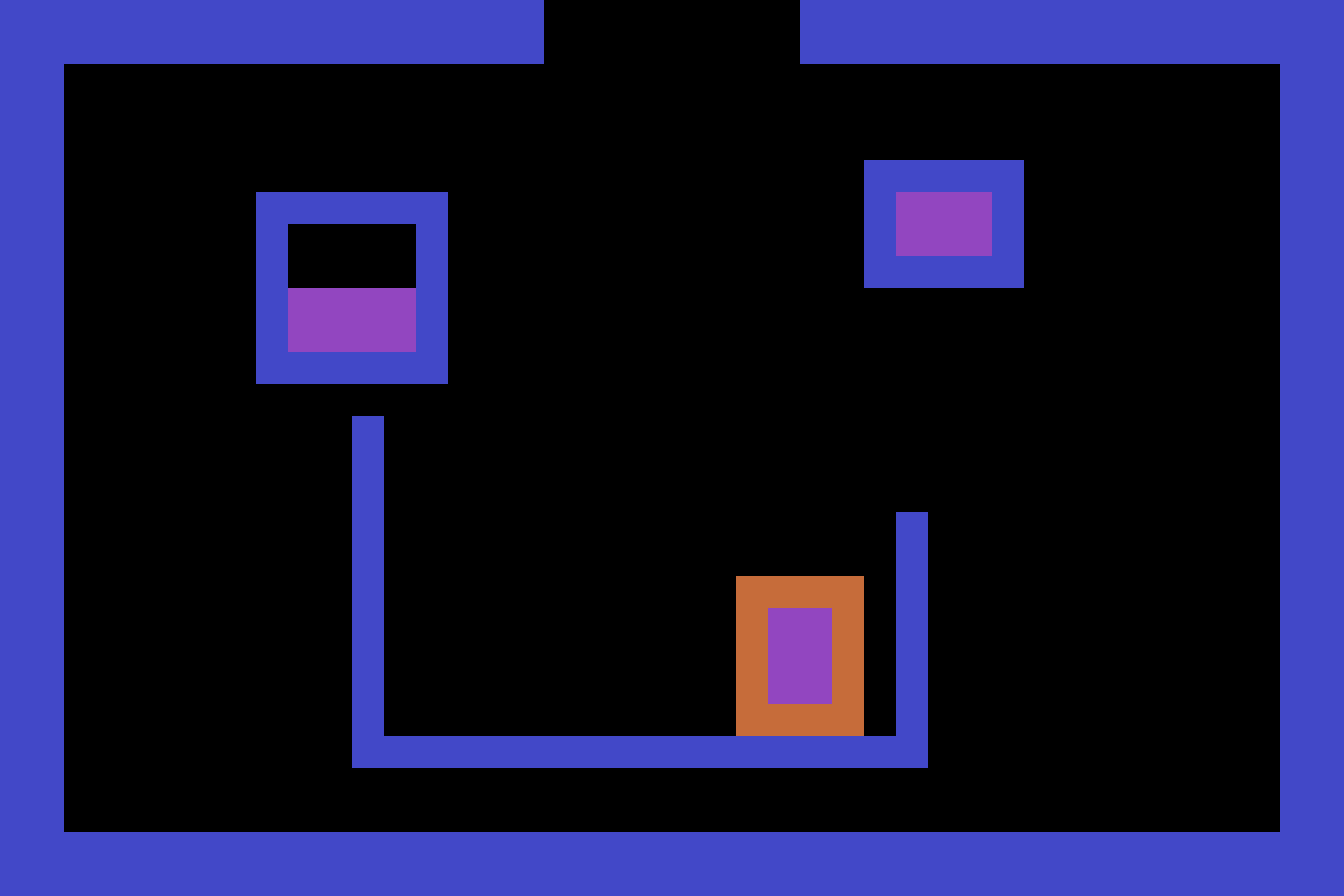

The image is a tile-based game level rendered from a .tmx file. Its description and source (layers, tilesets, objects; grid data summarised) follow:
An orthogonal 42x28 tile map with 32x32 px tiles, 2 tile layers (Collision Tiles, NonCollision Tiles) and 5 objects (5x screenTransition).

<map version="1.0" orientation="orthogonal" width="42" height="28" tilewidth="32" tileheight="32">
 <tileset firstgid="1" name="tileset" tilewidth="32" tileheight="32">
  <image source="tileset.png" width="512" height="512" />
  <tile id="78">
   <properties>
    <property name="collision" value="true" />
   </properties>
  </tile>
 </tileset>
 <layer name="Collision Tiles" width="42" height="28">
  <data>[1176 cells, 331 non-empty, 2 distinct tile ids]</data>
 </layer>
 <layer name="NonCollision Tiles" width="42" height="28">
  <data>[1176 cells, 20 non-empty, 2 distinct tile ids]</data>
 </layer>
 <objectgroup name="Object Layer 1" width="42" height="28">
  <object name="S" type="screenTransition" x="512" y="898" width="322" height="86" />
  <object name="N" type="screenTransition" x="512" y="-95" width="322" height="86" />
  <object name="E" type="screenTransition" x="1345" y="280" width="120" height="292" />
  <object name="W" type="screenTransition" x="-123" y="269" width="120" height="292" />
  <object name="PORTAL" type="screenTransition" x="774" y="616" width="48" height="80" />
 </objectgroup>
</map>
